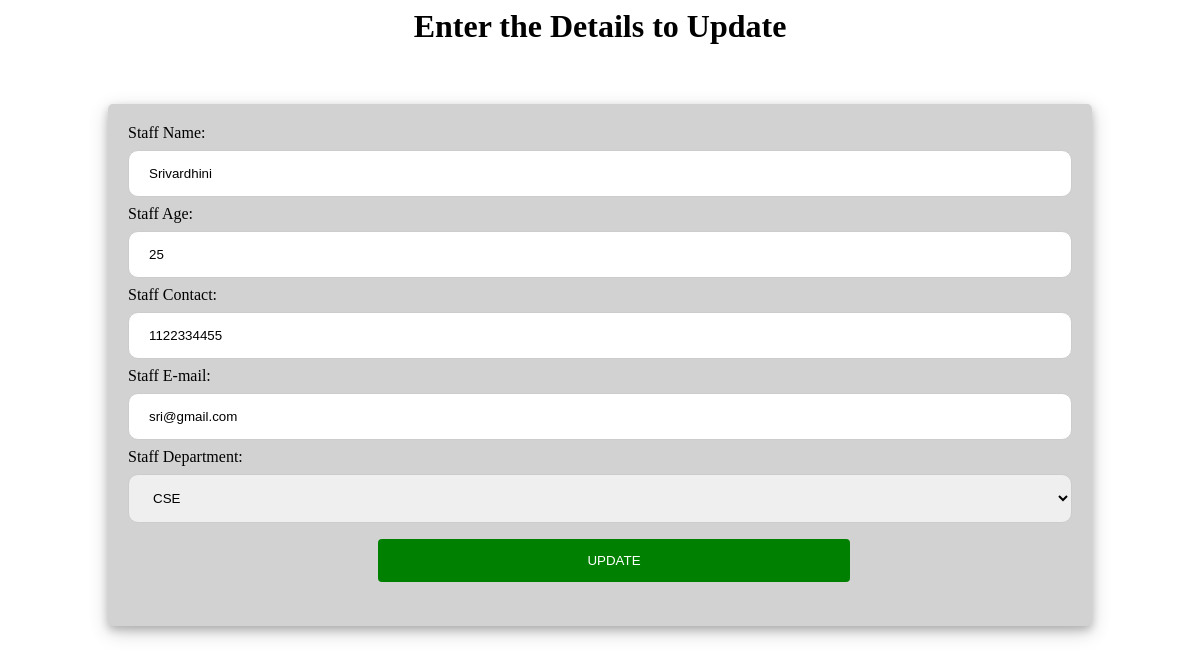
Page /update/3 on the committed database.
### Staff/models.py (models this page shows)
class STAFF_PERSONAL(models.Model):
    staff_name=models.CharField(max_length=30)
    staff_age=models.IntegerField()
    staff_contact=models.CharField(max_length=10)
    staff_email=models.EmailField(max_length=30)
    staff_department=models.CharField(choices=Departments,max_length=30)
    class Meta:
        ordering=('-staff_age',)

### Staff/views.py (the view)
# urls.py: path('update/<id>',UpdateStaff),
def UpdateStaff(request,id):
    details=STAFF_PERSONAL.objects.get(id=id)
    if request.method =="POST":
        form = Staff_Form(request.POST,instance=details)
        if form.is_valid():
            form.save()
        return redirect("staff_details")
    else:
        return render(request,'Staff/updateForm.html',{'details':details})

### templates/Staff/updateForm.html (shortened to what this page needs)
<html>
    <head>
    </head>
    <body>
        <h1 style="text-align: center;">Enter the Details to Update </h1><br>
        <div id="form">
        <form method="POST">
            Staff Name:<input type="text" name="staff_name" value="{{details.staff_name}}" readonly><br>
            Staff Age:<input type="text" name="staff_age" value="{{details.staff_age}}" readonly><br>
            Staff Contact:<input type="text" name="staff_contact" value="{{details.staff_contact}}"><br>
            Staff E-mail:<input type="email" name="staff_email" value="{{details.staff_email}}"><br>
            Staff Department:<select name="staff_department" value="{{details.staff_department}}" aria-readonly="true">
                <option value="ComputerScience">CSE</option>
              </select><br>
            <input type="submit" value="UPDATE">
        </form>
        </div>
    </body>
</html>

### templates/Staff/updateForm.html (style rules this page uses)
#form { display:block; border-radius: 5px; height:auto; background-color: rgb(210,210,210); margin:20px 100px; padding: 20px; box-shadow: 0 4px 8px 0 rgba(0, 0, 0, 0.2), 0 6px 20px 0 rgba(0, 0, 0, 0.19); }
input[type], select,textarea,text { width: 100%; padding: 15px 20px; margin: 8px 0; display: inline-block; border: 1px solid #ccc; border-radius: 10px; box-sizing: border-box; }
input[type=submit] { width: 50%; text-align:center; background:green; color: white; padding: 14px 20px; margin: 8px 250px; border: none; border-radius: 4px; cursor: pointer; }

### rows in the picture
STAFF_PERSONAL: staff_name "Srivardhini", staff_age "25", staff_contact "1122334455", staff_email "sri@gmail.com", staff_department "CSE"
